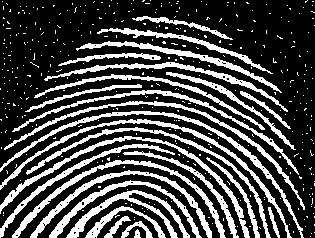
#> input picture HW4/Q3/fingerprint.png, 315 x 238 px
$ python Q3.py
#> lines starting #> are read from the running program, lines starting #| are printed output that depends on the picture; after the words box and inside, x2 and y2 are one past the last pixel; in counts of white or black regions, pixels touching at a corner belong together
import cv2
import numpy as np
import matplotlib.pyplot as plt

#Part1
img1 = cv2.imread('fingerprint.png')
#> img1 is the input picture: shape (238, 315, 3); 28.5% white; 414 white regions (387 under 20 px), largest, box (x1, y1, x2, y2) and area: (0, 111, 304, 238) 1388, (0, 136, 250, 238) 1372, (0, 119, 292, 238) 1337
img1 = cv2.cvtColor(img1,cv2.COLOR_BGR2GRAY)

kernel1 = cv2.getStructuringElement(cv2.MORPH_ELLIPSE,(3,3))
opening = cv2.morphologyEx(img1, cv2.MORPH_OPEN, kernel1)
#> opening: shape (238, 315); 26.6% white; 59 white regions (12 under 20 px), largest, box (x1, y1, x2, y2) and area: (12, 160, 226, 238) 1275, (38, 111, 303, 231) 1189, (30, 170, 212, 238) 1152
closing = cv2.morphologyEx(opening ,cv2.MORPH_CLOSE, kernel1)
#> closing: shape (238, 315); 26.9% white; 45 white regions (8 under 20 px), largest, box (x1, y1, x2, y2) and area: (0, 111, 303, 231) 1361, (12, 158, 226, 238) 1309, (30, 170, 212, 238) 1173

plt.figure()
plt.subplot(1,2,1)
plt.imshow(closing, cmap = 'gray')
plt.title('denoised fingeprint')
plt.axis(False)
plt.subplot(1,2,2)
plt.imshow(img1 , cmap = 'gray')
plt.title('fingerprint')
plt.axis(False)
plt.show()
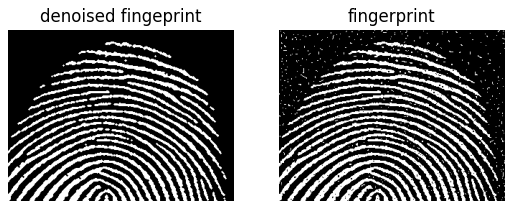
#> figure drawn by matplotlib, 2 panels

#Part2
img2 = cv2.imread('headCT.png')
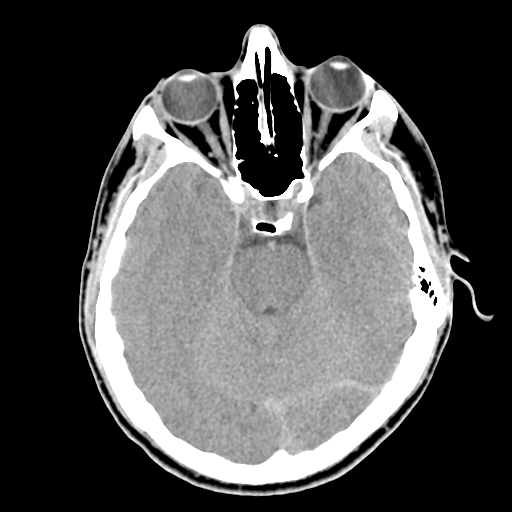
#> input picture HW4/Q3/headCT.png, 512 x 512 px
#> img2 is the input picture: shape (512, 512, 3); min 0, max 255, mean 80.4
img2 = cv2.cvtColor(img2,cv2.COLOR_BGR2GRAY)
#> img2: shape (512, 512)

kernel2 = np.ones((3,3),dtype=np.uint8)
kernel22=np.ones((7,7),dtype=np.uint8)
gradient = cv2.morphologyEx(img2, cv2.MORPH_GRADIENT, kernel2)
gradient2=cv2.morphologyEx(img2, cv2.MORPH_GRADIENT, kernel22)
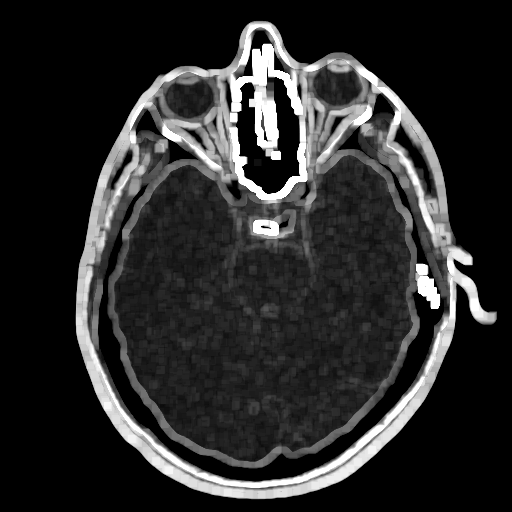
#> gradient2: shape (512, 512); min 0, max 255, mean 42.3
plt.figure()
plt.imshow(gradient , cmap = 'gray')
plt.title('gradient with 3')
plt.axis(False)
plt.show()
plt.imshow(gradient2 , cmap = 'gray')
plt.title('gradient with 7')
plt.axis(False)
plt.show()
#second way: dilation-erosion
kernel = cv2.getStructuringElement(cv2.MORPH_ELLIPSE,(3,3))
kernel_2= cv2.getStructuringElement(cv2.MORPH_ELLIPSE,(5,5))
erosion = cv2.erode(img2,kernel,iterations = 1)
dilation = cv2.dilate(img2,kernel,iterations = 1)
erosion2 = cv2.erode(img2,kernel_2,iterations = 1)
dilation2 = cv2.dilate(img2,kernel_2,iterations = 1)
img4=-erosion+dilation
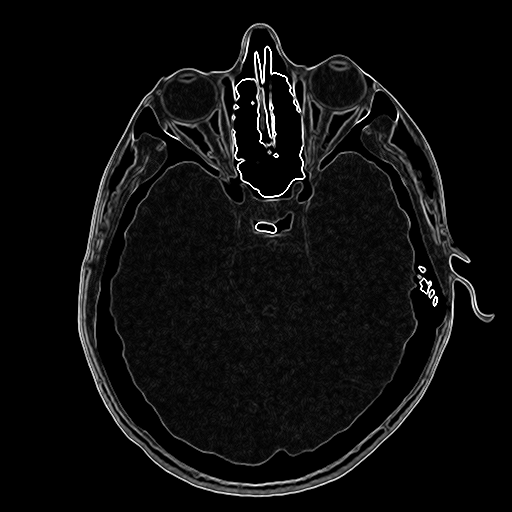
#> img4: shape (512, 512); min 0, max 255, mean 13.2
plt.imshow(img4 , cmap = 'gray',vmin=0,vmax=255)
plt.axis(False)
plt.title('erosion+dilation')
plt.show()
plt.subplot(2,2,1)
plt.imshow(erosion,cmap='gray',vmin=0,vmax=255)
plt.title('erosion1')
plt.axis(False)
plt.subplot(2,2,3)
plt.imshow(dilation,cmap='gray',vmin=0,vmax=255)
plt.axis(False)
plt.title('dilation1')
plt.subplot(2,2,2)
plt.imshow(erosion2,cmap='gray',vmin=0,vmax=255)
plt.title('erosion2')
plt.axis(False)
plt.subplot(2,2,4)
plt.imshow(dilation2,cmap='gray',vmin=0,vmax=255)
plt.title('dilation2')
plt.axis(False)
plt.show()
#Part3
img3 = cv2.imread('rice.tif')
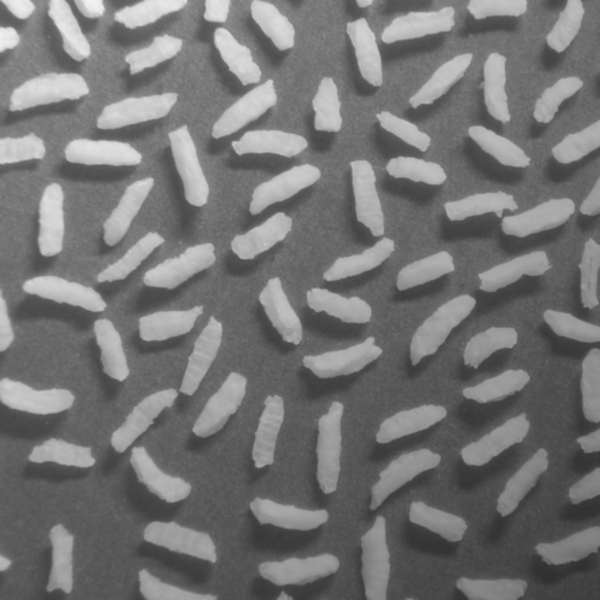
#> input picture HW4/Q3/rice.tif, 600 x 600 px
#> img3 is the input picture: shape (600, 600, 3); min 47, max 243, mean 116.4
img3 = cv2.cvtColor(img3,cv2.COLOR_BGR2GRAY)
#> img3: shape (600, 600)

kernel3 = cv2.getStructuringElement(cv2.MORPH_ELLIPSE,(100,100))
tophat = cv2.morphologyEx(img3, cv2.MORPH_TOPHAT, kernel3)
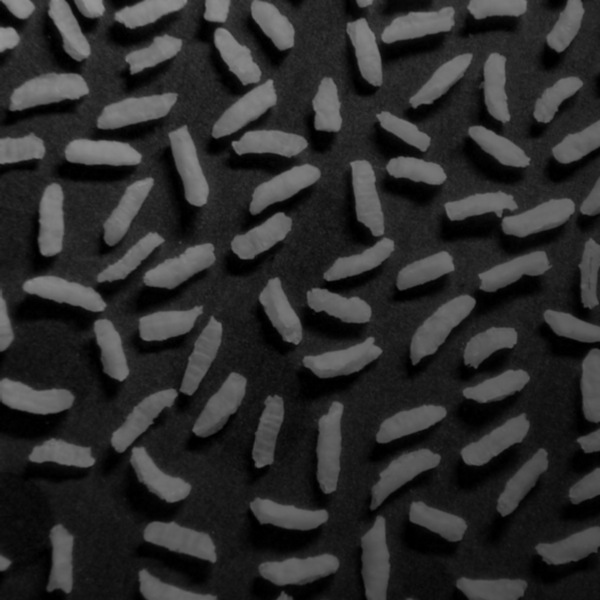
#> tophat: shape (600, 600); min 0, max 151, mean 44.4
ret1,th1 = cv2.threshold(tophat,55,255,cv2.THRESH_BINARY)
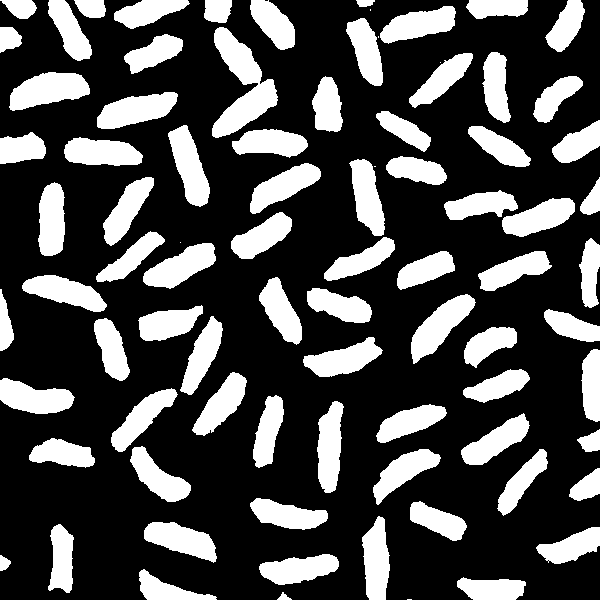
#> th1: shape (600, 600); 29.1% white; 85 white regions (6 under 20 px), largest, box (x1, y1, x2, y2) and area: (212, 27, 278, 138) 3247, (9, 72, 90, 111) 2061, (411, 294, 476, 364) 1947
plt.imshow(th1 , cmap = 'gray')
plt.title('Rice')
plt.axis(False)
plt.show()
